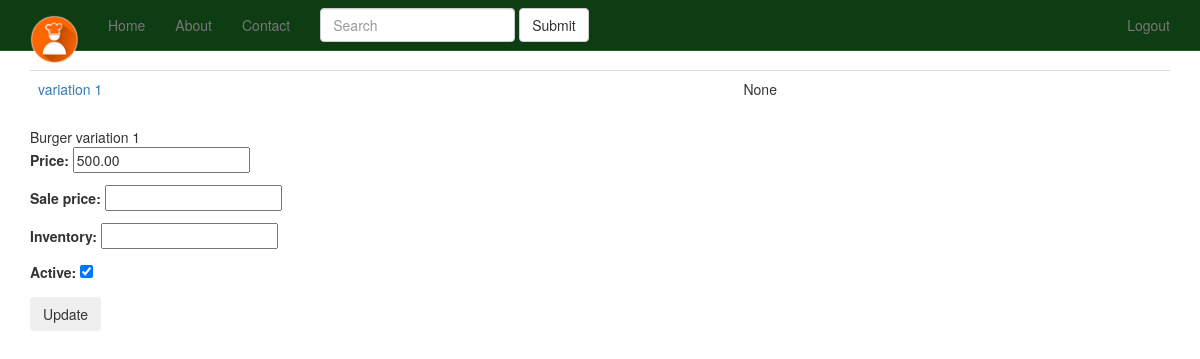
Before: /products/13/inventory/ (signed in) with the older database file.
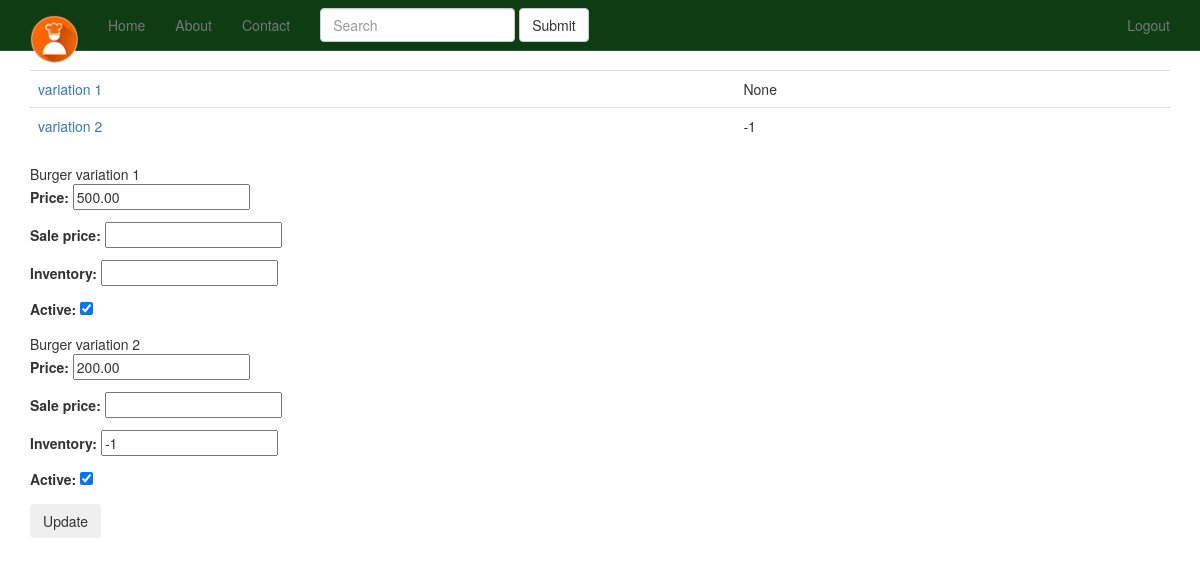
After: the same page with the newer database file.
### products/models.py (models this page shows, shortened)
class Variation(models.Model):
	id = models.AutoField(primary_key=True)
	product = models.ForeignKey(Product)
	title = models.CharField(max_length=120)
	price = models.DecimalField(decimal_places=2, max_digits=20)
	sale_price = models.DecimalField(decimal_places=2, max_digits=20, null=True, blank=True)
	active = models.BooleanField(default=True)
	inventory = models.IntegerField(null=True, blank=True) #refer none == unlimited amount
	def get_absolute_url(self):
		return self.product.get_absolute_url()

class Product(models.Model):
	title = models.CharField(max_length=120)
	description = models.TextField(blank=True, null=True)
	price = models.DecimalField(decimal_places=2, max_digits=20)
	active = models.BooleanField(default=True)
	categories = models.ManyToManyField('Category', blank=True)
	default = models.ForeignKey('Category', related_name='default_category', null=True, blank=True)
	objects = ProductManager()
	class Meta:
		ordering = ["-title"]
	def get_absolute_url(self):
		return reverse("product_detail", kwargs={"pk": self.pk})

### products/views.py (the view, shortened to what this page needs)
# urls.py: url(r'^(?P<pk>\d+)/inventory/$', VariationListView.as_view(template_name="products/variation_list.html"), name='product_inventory'),
class VariationListView(StaffRequiredMixin, ListView):
	model = Variation
	queryset = Variation.objects.all()
	def get_context_data(self, *args, **kwargs):
		context = super(VariationListView, self).get_context_data(*args, **kwargs)
		context["formset"] = VariationInventoryFormSet(queryset=self.get_queryset())
		return context
	def get_queryset(self, *args, **kwargs):
		product_pk = self.kwargs.get("pk")
		if product_pk:
			product = get_object_or_404(Product, pk=product_pk)
			queryset = Variation.objects.filter(product=product)
		return queryset

### products/mixins.py (called while the page is built)
	@method_decorator(login_required)
	def dispatch(self, request, *args, **kwargs):
		if request.user.is_staff:
			return super(StaffRequiredMixin, self).dispatch(request, *args, **kwargs)
		else:
			raise Http404

### products/models.py (called while the page is built)
	def active(self):
		return self.filter(active=True)

	def get_queryset(self):
		return ProductQuerySet(self.model, using=self._db)

	def all(self, *args, **kwargs):
		return self.get_queryset().active()

### products/templates/products/variation_list.html (shortened to what this page needs)
{% extends "base.html" %}
{% block content %}
<table class='table'>
{% for object in object_list %}
<tr>
<td><a href='{{ object.get_absolute_url }}'>{{ object.title }}</a></td><td>{{ object.inventory }}</td>
</tr>
{% endfor %}
</table>
<form method="POST" action=""> {% csrf_token %}
{% for form in formset %}
{{ form.instance.product.title }}
{{ form.instance.title }}
{{ form.as_p }}
{% endfor %}
<input type="submit" value='Update' class='btn' />
</form>
{% endblock %}

### templates/base.html (shortened to what this page needs)
{% load staticfiles %}
<!DOCTYPE html>
<html lang="en">
  <head>
    {% include 'head_css.html' %}
  </head>
  <body>
  {% include 'navbar.html' %}
    <div class="container">
            {% block content %}
            {% endblock %}
    </div>
  </body>
</html>

### templates/head_css.html
{% load staticfiles %}
    <link rel="stylesheet" href="//maxcdn.bootstrapcdn.com/font-awesome/4.3.0/css/font-awesome.min.css">
    <link href="{% static 'css/bootstrap.min.css' %}" rel="stylesheet">
    <link href="{% static 'css/navbar-static-top.css' %}" rel="stylesheet">
     <link href="{% static 'css/custom.css' %}" rel="stylesheet">

### templates/navbar.html (shortened to what this page needs)
   {% load staticfiles %}
    <nav class="navbar navbar-default navbar-static-top">
      <div class="container">
        <div class="navbar-header">
          <a class="navbar-brand" href="{% url 'home' %}"><img src="{% static 'img/favicon.ico' %}" /></a>
        </div>
        <div id="navbar" class="navbar-collapse collapse">
          <ul class="nav navbar-nav">
            <li><a href="{% url 'home' %}">Home</a></li>
            <li><a href="{% url 'about' %}">About</a></li>
            <li><a href="{% url 'contact' %}">Contact</a></li>
            <form class="navbar-form navbar-left" method="GET" role="search" action="{% url "products" %}">
            <div class="form-group">
            <input type="text" class="form-control" placeholder="Search" name="q" >
            </div>
            <button type="submit" class="btn btn-default">Submit</button>
            </form>
          </ul>
          <ul class="nav navbar-nav navbar-right">
          {% if request.user.is_authenticated %}
            <li><a href="{% url 'auth_logout' %}">Logout</a></li>
            {% else %}
            <li><a href="{% url 'registration_register' %}">Register</a></li>
            {% endif %}
          </ul>
        </div>
      </div>
    </nav>

### templates/javascript.html (shortened to what this page needs)
{% load staticfiles %}

### static_in_pro/our_static/css/navbar-static-top.css (style rules this page uses)
body { min-height: 1000px; }
.navbar-static-top { margin-bottom: 19px; background-color: #0E3D14; border-color: #1A5F23; }
.navbar-default .navbar-brand { color: #FFF; }

Changed rows visible on the page:
added Variation: title "variation 2", inventory "-1", instance.product "Burger", instance "variation 2"
Other visible differences:
new list line: "Price: Sale price: Inventory: Active: 200.00  -1 ☑"
